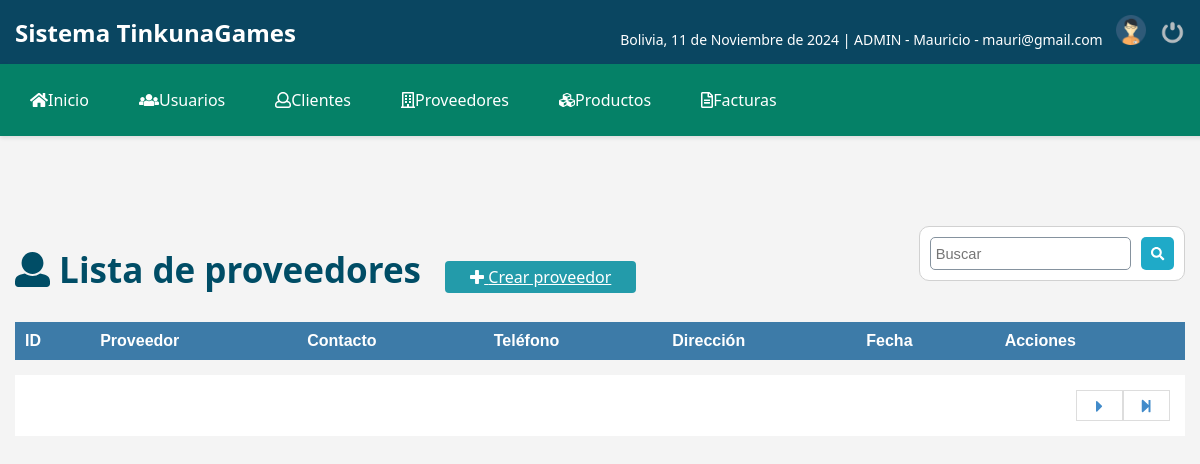
The app's page /lista_proveedor.php (signed in), older data.
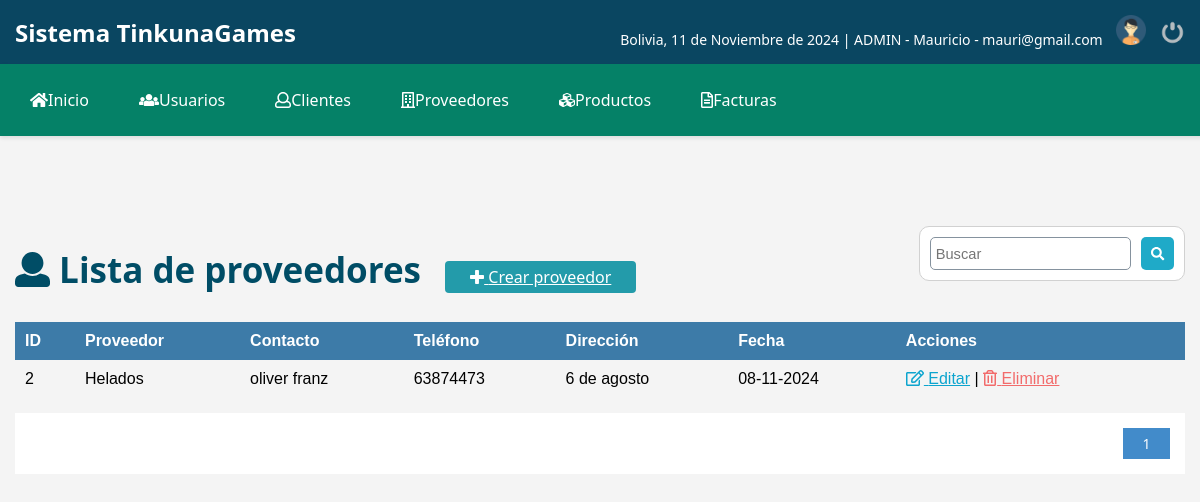
The same page, newer data.
### tables this page shows
CREATE TABLE `proveedor` (
  `codproveedor` int NOT NULL,
  `proveedor` varchar(100) DEFAULT NULL,
  `contacto` varchar(100) DEFAULT NULL,
  `telefono` int DEFAULT NULL,
  `direccion` text,
  `date_add` datetime NOT NULL DEFAULT CURRENT_TIMESTAMP,
  `usuario_id` int NOT NULL,
  `estatus` int NOT NULL DEFAULT '1'
);

### functions.php (called while the page is built, shortened)
<?php
	function fechaC(){
		$mes = array("","Enero",
					  "Febrero",
					  "Marzo",
					  "Abril",
					  "Mayo",
					  "Junio",
					  "Julio",
					  "Agosto",
					  "Septiembre",
					  "Octubre",
					  "Noviembre",
					  "Diciembre");
		return date('d')." de ". $mes[date('n')] . " de " . date('Y');
	}
 ?>

### lista_proveedor.php (the view, shortened to what this page needs)
<?php
include "conexion.php";
include "functions.php";
?>
<!DOCTYPE html>
<html lang="en">
<head>
    <link rel="stylesheet" href="assets/css/admin.css">
</head>
<body>
<header>
    <div class="logo">Sistema TinkunaGames</div>
    <div class="user-info">
        <span>Bolivia, <?php echo fechaC(); ?> |
            <?php
            if ($_SESSION['rol_id'] == 1) {
                echo 'ADMIN';
            } elseif ($_SESSION['rol_id'] == 2) {
                echo 'VENDEDOR';
            } else {
                echo 'USUARIO';
            }
            ?>
            - <?php echo $_SESSION['nombre']; ?> - <?php echo $_SESSION['correo']; ?>
        </span>
        <img src="assets/img/user.png" alt="User Icon" class="user-icon">
        <a href="logout.php" class="logout-icon"><img src="assets/img/salir.png" alt="Logout"></a>
    </div>
</header>
     <?php include 'nav.php'; ?>
	<section id="container">
		<h1><i class='fas fa-user'></i> Lista de proveedores</h1>
		<a href="registro_proveedor.php" class="btn_new"><i class="fas fa-plus"></i> Crear proveedor</a>
		<form action="buscar_proveedor.php" method="get" class="form_search">
			<input type="text" name="busqueda" id="busqueda" placeholder="Buscar">
			<button type="submit" class="btn_search"><i class="fas fa-search"></i></button>
		</form>
		<table>
			<tr>
				<th>ID</th>
				<th>Proveedor</th>
				<th>Contacto</th>
				<th>Teléfono</th>
				<th>Dirección</th>
                <th>Fecha</th>
				<th>Acciones</th>
			</tr>
		<?php
			$sql_register = $conn->query("SELECT COUNT(*) as total_registro FROM proveedor WHERE estatus = 1");
			$result_register = $sql_register->fetch(PDO::FETCH_ASSOC);
			$total_registro = $result_register['total_registro'];
			$por_pagina = 5;
			$pagina = empty($_GET['pagina']) ? 1 : $_GET['pagina'];
			$desde = ($pagina - 1) * $por_pagina;
			$total_paginas = ceil($total_registro / $por_pagina);
			$query = $conn->prepare("SELECT * FROM proveedor WHERE estatus = 1 ORDER BY codproveedor ASC LIMIT :desde, :por_pagina");
			$query->bindParam(':desde', $desde, PDO::PARAM_INT);
			$query->bindParam(':por_pagina', $por_pagina, PDO::PARAM_INT);
			$query->execute();
			$result = $query->rowCount();
			if ($result > 0) {
				while ($data = $query->fetch(PDO::FETCH_ASSOC)) {
					$formato = 'Y-m-d H:i:s';
					$fecha = DateTime::createFromFormat($formato, $data['date_add']);
		?>
				<tr>
					<td><?php echo $data["codproveedor"]; ?></td>
					<td><?php echo $data["proveedor"]; ?></td>
					<td><?php echo $data["contacto"]; ?></td>
					<td><?php echo $data["telefono"]; ?></td>
					<td><?php echo $data["direccion"]; ?></td>
					<td><?php echo $fecha->format('d-m-Y'); ?></td>
					<td>
						<a class="link_edit" href="editar_proveedor.php?id=<?php echo $data["codproveedor"]; ?>"><i class="far fa-edit"></i> Editar</a> |
						<a class="link_delete" href="eliminar_confirmar_proveedor.php?id=<?php echo $data["codproveedor"]; ?>"><i class="far fa-trash-alt"></i> Eliminar</a>
					</td>
				</tr>
		<?php
				}
			}
		?>
		</table>
		<div class="paginador">
			<ul>
			<?php
				for ($i = 1; $i <= $total_paginas; $i++) {
					if ($i == $pagina) {
						echo '<li class="pageSelected">' . $i . '</li>';
					} else {
						echo '<li><a href="?pagina=' . $i . '">' . $i . '</a></li>';
					}
				}
				if ($pagina != $total_paginas) {
			?>
				<li><a href="?pagina=<?php echo $pagina + 1; ?>"><i class="fas fa-caret-right fa-lg"></i></a></li>
				<li><a href="?pagina=<?php echo $total_paginas; ?>"><i class="fas fa-step-forward"></i></a></li>
			<?php } ?>
			</ul>
		</div>
	</section>
</body>
</html>

Row changes from the older to the newer data that the page shows:
added proveedor: codproveedor "2", proveedor "Helados", contacto "oliver franz", telefono "63874473", direccion "6 de agosto", date_add "08-11-2024"
Text that changed along with them:
new list line: "1"
